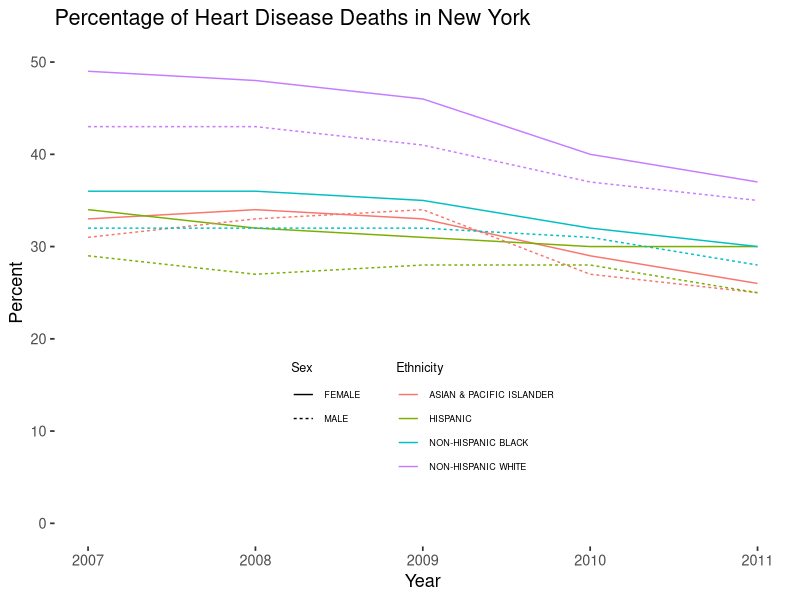

Write the R code that produced this figure.
## ---- chunk 1
ny <- read.csv("New_York_City_Leading_Causes_of_Death.csv")
ny_hd <- ny[which(ny$Cause.of.Death == "DISEASES OF HEART"),]

library(ggplot2)
#install.packages(ggthemes)
library(ggthemes)

plot <- ggplot(data = ny_hd, mapping = aes(x = Year, y = Percent, color = Ethnicity))
plot <- plot + geom_line(aes(linetype = Sex))
plot <- plot + theme_tufte(base_size = 13, base_family = "sans")
plot <- plot + scale_y_continuous(limits = c(0, 50))
plot <- plot + theme(legend.box = "horizontal", legend.position = c(.5, .25), 
             legend.title = element_text(size = rel(0.7)), 
             legend.text = element_text(size = rel(0.5)))
plot + ggtitle("Percentage of Heart Disease Deaths in New York")
